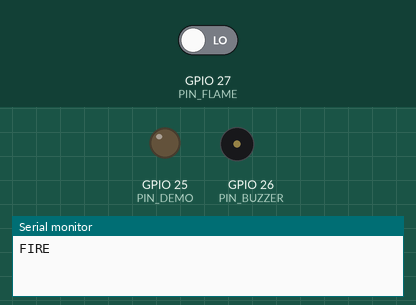
Bench run of a sketch on a simulated ESP32. Parts: output pins drawn as LEDs (lit = HIGH), buzzer (waves = sounding, pin HIGH), the last lines printed to the serial monitor. The inputs (shaded band) are chosen by the test bench; at power-on: GPIO 27 (PIN_FLAME) LOW. WiFi joins after 1.5 s; servers stay silent unless stated; uploads are accepted with an empty reply.

Above: at 1.4 s.
1.5 s: GPIO 27 (PIN_FLAME) driven HIGH
At 3.3 s:
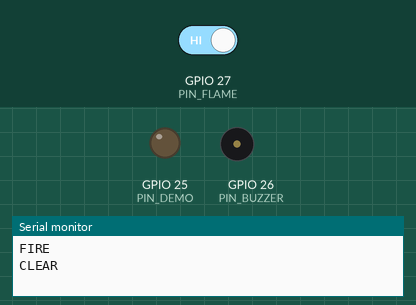
3.9 s: GPIO 27 (PIN_FLAME) driven LOW
At 4.72 s:
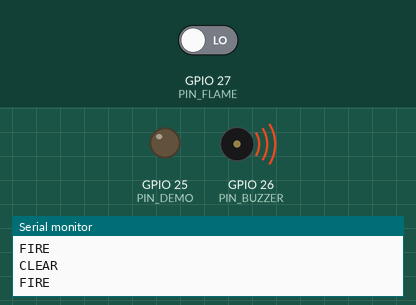
Timing chart, 0 to 12.9 s (numbered marks = the images above; inputs shaded):
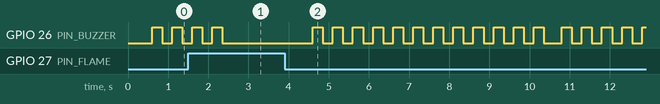

The sketch:

fire_node.ino
```cpp
// ESP32 fire node: flame sensor + buzzer + demo suppression output, reports to FireWatch server.
// Board: "ESP32 Dev Module". Libraries: built-in WiFi, HTTPClient, WiFiClientSecure.
// Local alarm keeps working even if Wi-Fi or the server is down.
#include <WiFi.h>
#include <HTTPClient.h>
#include <WiFiClientSecure.h>

const char* WIFI_SSID  = "YOUR_WIFI";
const char* WIFI_PASS  = "YOUR_PASSWORD";
const char* SERVER_URL = "http://192.168.1.50:3000";   // no trailing slash; https:// also works
const char* DEVICE_KEY = "change-me";                  // must match server DEVICE_KEY

const int PIN_FLAME  = 27;   // sensor DO/OUT (LOW = flame). Power sensor from 3.3V so the signal is 3.3V-safe
const int PIN_BUZZER = 26;   // active buzzer +
const int PIN_DEMO   = 25;   // demo suppression: relay IN -> small 5V pump, or just an LED
const bool DEMO_ACTIVE_HIGH = true;        // set false for active-LOW relay modules
const unsigned long SUPPRESS_MS = 5000;    // hard limit: demo output never stays on longer

bool fire = false, muted = false, suppressing = false, buzzOn = false, sendNow = true;
int lowCount = 0, highCount = 0;
unsigned long lastRead = 0, lastBeep = 0, lastSend = 0, supStart = 0, lastWifi = 0;

void demoOutput(bool on) { digitalWrite(PIN_DEMO, (on == DEMO_ACTIVE_HIGH) ? HIGH : LOW); }

void startSuppress() {
  if (suppressing) return;
  suppressing = true; supStart = millis(); demoOutput(true); sendNow = true;
}
void stopSuppress() {
  if (!suppressing) return;
  suppressing = false; demoOutput(false); sendNow = true;
}

void sendTelemetry() {
  if (WiFi.status() != WL_CONNECTED) return;
  String url = String(SERVER_URL) + "/api/telemetry";
  HTTPClient http;
  WiFiClientSecure secure;
  if (url.startsWith("https")) { secure.setInsecure(); http.begin(secure, url); }
  else http.begin(url);
  http.setTimeout(2000);
  http.addHeader("Content-Type", "application/json");
  http.addHeader("x-device-key", DEVICE_KEY);
  String body = String("{\"fire\":") + (fire ? "true" : "false") +
                ",\"suppressing\":" + (suppressing ? "true" : "false") +
                ",\"rssi\":" + WiFi.RSSI() + "}";
  int code = http.POST(body);
  if (code == 200) {
    String r = http.getString();
    muted = r.indexOf("\"muted\":true") >= 0;
    if (r.indexOf("\"suppress\"") >= 0) startSuppress();
    if (r.indexOf("\"stop\"") >= 0) stopSuppress();
  }
  http.end();
}

void setup() {
  Serial.begin(9600);
  pinMode(PIN_FLAME, INPUT);
  pinMode(PIN_BUZZER, OUTPUT);
  pinMode(PIN_DEMO, OUTPUT);
  demoOutput(false);
  WiFi.mode(WIFI_STA);
  WiFi.begin(WIFI_SSID, WIFI_PASS);
}

void loop() {
  unsigned long now = millis();

  // Read sensor every 200 ms; need 3 hits to confirm fire, 5 clear reads to reset (debounce)
  if (now - lastRead >= 200) {
    lastRead = now;
    bool flame = digitalRead(PIN_FLAME) == LOW;
    if (flame) { lowCount = min(lowCount + 1, 10); highCount = 0; }
    else       { highCount = min(highCount + 1, 10); lowCount = 0; }
    if (!fire && lowCount >= 3) { fire = true;  sendNow = true; Serial.println("FIRE"); }
    if (fire && highCount >= 5) { fire = false; sendNow = true; Serial.println("CLEAR"); }
  }

  // Non-blocking beeping (unlike delay(5000), the sensor keeps being read)
  if (fire && !muted) {
    if (now - lastBeep >= 250) { lastBeep = now; buzzOn = !buzzOn; digitalWrite(PIN_BUZZER, buzzOn); }
  } else { buzzOn = false; digitalWrite(PIN_BUZZER, LOW); }

  if (suppressing && now - supStart >= SUPPRESS_MS) stopSuppress();

  if (WiFi.status() != WL_CONNECTED && now - lastWifi > 10000) { lastWifi = now; WiFi.reconnect(); }

  if (sendNow || now - lastSend >= 2000) {
    sendNow = false; lastSend = now;
    sendTelemetry();
  }
}
```

Measured:
- after the input at 1.5 s, GPIO 26 (PIN_BUZZER): goes on until 2.4 s, then stays LOW
- after the input at 3.9 s, GPIO 26 (PIN_BUZZER): goes 11 × (HIGH 0.25 s, LOW 0.25 s), HIGH 0.25 s, LOW 0.45 s, 4 × (HIGH 0.25 s, LOW 0.25 s), then HIGH, starting after 0.70 s
- by itself, GPIO 26 (PIN_BUZZER): alternates HIGH for 0.25 s and LOW for 0.25 s
